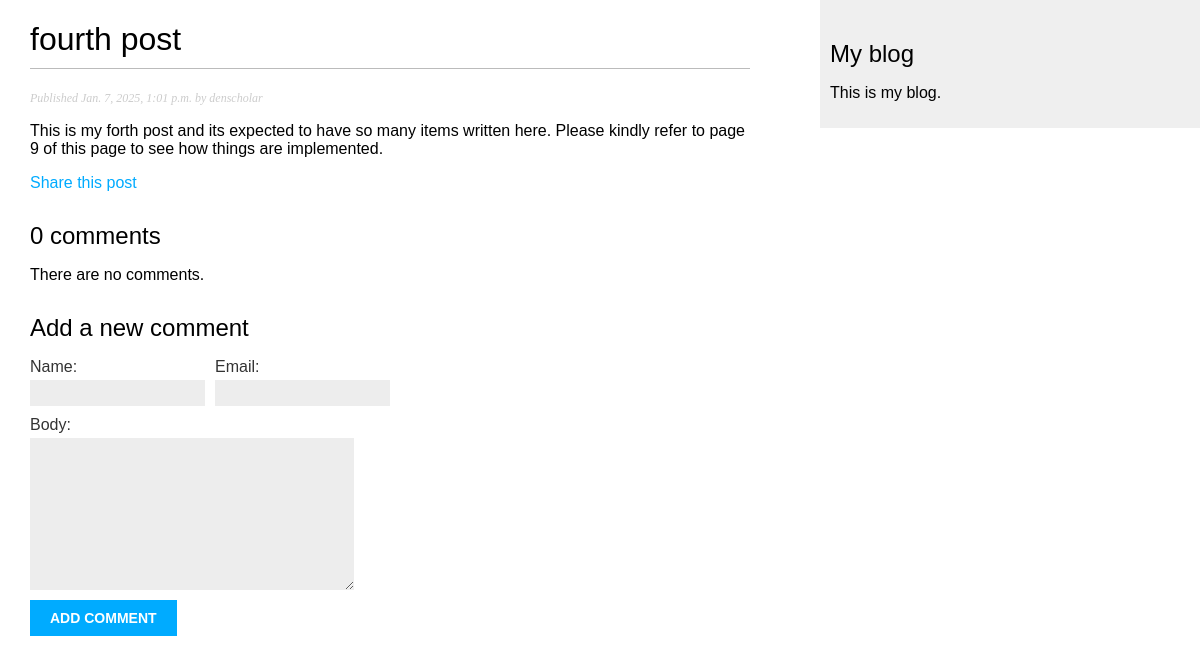
Page /2025/1/7/fourth-post/ on the earlier database version.
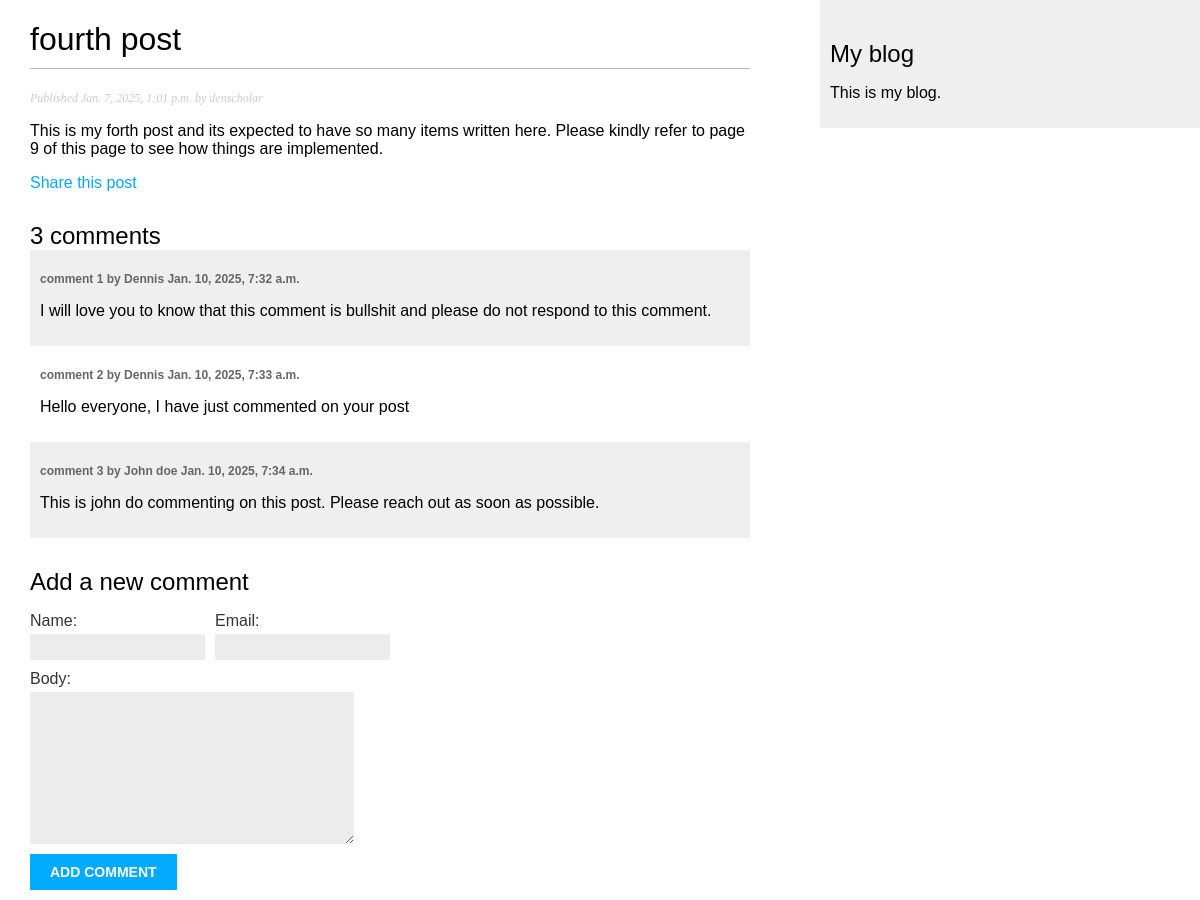
Same page on the later database version.
### blog/models.py (models this page shows, shortened)
class Post(models.Model):
    class Status(models.TextChoices):
        DRAFT = "DF", "Draft"
        PUBLISHED = "PB", "Published"
    title = models.CharField(max_length=250)
    slug = models.SlugField(max_length=250, unique_for_date="publish")
    author = models.ForeignKey(
        settings.AUTH_USER_MODEL, on_delete=models.CASCADE, related_name="blog_posts"
    )
    body = models.TextField()
    publish = models.DateTimeField(default=timezone.now)
    created = models.DateTimeField(auto_now_add=True)
    updated = models.DateTimeField(auto_now=True)
    status = models.CharField(max_length=2, choices=Status, default=Status.DRAFT)
    objects = models.Manager()  # The default manager
    published = PublishedManager()  # Our custom manager.
    tags = TaggableManager()
    class Meta:
        ordering = ["-publish"]

class Comment(models.Model):
    post = models.ForeignKey(Post, on_delete=models.CASCADE, related_name="comments")
    name = models.CharField(max_length=80)
    email = models.EmailField()
    body = models.TextField()
    created = models.DateTimeField(auto_now_add=True)
    updated = models.DateTimeField(auto_now=True)
    active = models.BooleanField(default=True)
    class Meta:
        ordering = ["created"]
        indexes = [
            models.Index(fields=["created"]),
        ]

### blog/views.py (the view)
def post_detail(request, year, month, day, post):
    post = get_object_or_404(
        Post,
        status=Post.Status.PUBLISHED,
        slug=post,
        publish__year=year,
        publish__month=month,
        publish__day=day,
    )
    comments = post.comments.filter(active=True)
    form = CommentForm()  # Form for users to comment
    context = {
        "post": post,
        "form": form,
        "comments": comments,
    }
    return render(request, "blog/detail.html", context)

### blog/forms.py
class CommentForm(forms.ModelForm):
    class Meta:
        model = Comment
        fields = ["name", "email", "body"]

### blog/templates/blog/detail.html
{% extends 'base.html' %} {% block title %} {{ post.title}} {% endblock %}
{% block content %}
<h1>{{ post.title }}</h1>
<p class="date">Published {{ post.publish }} by {{ post.author }}</p>
{{ post.body|linebreaks }}
<p><a href="{% url 'blog:post_share' post.id %}">Share this post</a></p>
{% with comments.count as total_comments %}
    <h2>{{ total_comments }} comment{{ total_comments|pluralize }}</h2>
{% endwith %}
{% for comment in comments  %}
    <div class="comment">
        <p class="info">
            comment {{ forloop.counter }} by {{ comment.name }} {{ comment.created }}
        </p>
        {{ comment.body|linebreaks }}
    </div>
    {% empty %} <p>There are no comments.</p>
{% endfor %}
    {% include 'blog/includes/comment_form.html' %}
{% endblock %}

### templates/base.html (shortened to what this page needs)
{% load static %}
<!DOCTYPE html>
<html lang="en">
  <head>
    <link rel="stylesheet" href="{% static 'css/blog.css' %}" />
  </head>
  <body>
    <div id="content">{% block content %} {% endblock %}</div>
    <div id="sidebar">
      <h2>My blog</h2>
      <p>This is my blog.</p>
    </div>
  </body>
</html>

### blog/templates/blog/includes/comment_form.html (shortened to what this page needs)
<h2>Add a new comment</h2>
<form action="{% url 'blog:post_comment' post.id %}" method="post">
    <div class="left">
      {{ form.name.as_field_group }}
    </div>
    <div class="left">
      {{ form.email.as_field_group}}
    </div>
    {{ form.body.as_field_group }}
  <p><input type="submit" value="Add comment"></p>
</form>

### static/css/blog.css (style rules this page uses)
body { margin: 0; padding: 0; font-family: helvetica, sans-serif; }
a { color: #00abff; text-decoration: none; }
h1 { font-weight: normal; border-bottom: 1px solid #bbb; padding: 0 0 10px 0; }
h2 { font-weight: normal; margin: 30px 0 0; }
#content { float: left; width: 60%; padding: 0 0 0 30px; }
#sidebar { float: right; width: 30%; padding: 10px; background: #efefef; height: 100%; }
p.date { color: #ccc; font-family: georgia, serif; font-size: 12px; font-style: italic; }
.left { float: left; margin-right: 10px; }
label { float: left; clear: both; color: #333; margin-bottom: 4px; }
input, textarea { clear: both; float: left; margin: 0 0 10px; background: #ededed; border: 0; padding: 6px 10px; font-size: 12px; }
input[type="submit"] { font-weight: bold; background: #00abff; color: #fff; padding: 10px 20px; font-size: 14px; text-transform: uppercase; }
.comment { padding: 10px; }
.comment:nth-child(even) { background: #efefef; }
.comment .info { font-weight: bold; font-size: 12px; color: #666; }

Differences in the rows shown:
added Comment: name "Dennis", created "Jan. 10, 2025, 7:32 a.m.", body "I will love you to know that this comment is bullshit and please do not respond to this comment."
added Comment: name "Dennis", created "Jan. 10, 2025, 7:33 a.m.", body "Hello everyone, I have just commented on your post"
added Comment: name "John doe", created "Jan. 10, 2025, 7:34 a.m.", body "This is john do commenting on this post. Please reach out as soon as possible."
Other differences:
{{ total_comments }}: "0" → "3"
text no longer shown: "There are no comments."
